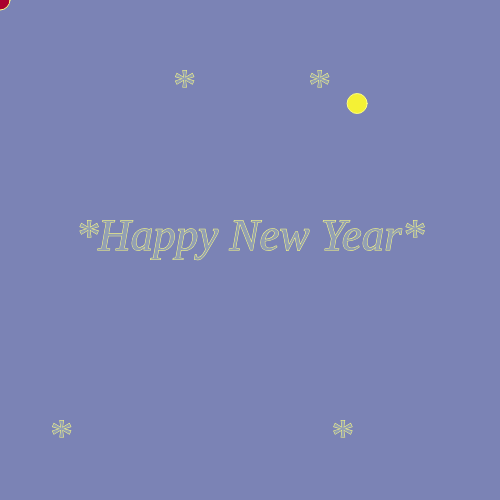
Frame 1 (no input)
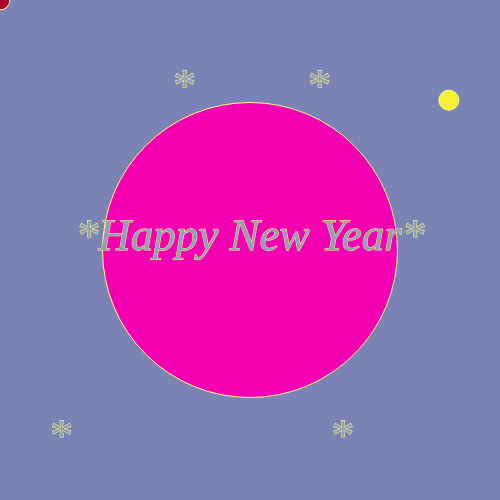
Frame 60 (no input)
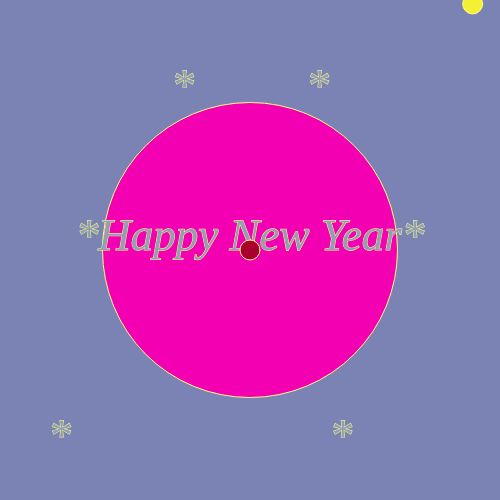
Frame 120 (the mouse pressed at the canvas centre since frame 60)

The p5.js sketch that drew these frames (run headless with seeded random() and noise() and a simulated clock; from frame 60 on, the mouse is pressed at the canvas centre):

// p5.js sketch
// ── sketch.js
var yellow1 = 0;


//The setup function only happens once
function setup() {
  createCanvas(500, 500); //create a 500px X 500px canvas

}
  

//The draw function happens over and over again
function draw() {
  background("#7B83B5"); //an RGB color for the canvas' background
  
  //circle
  
  fill("#F400B3");//hot pink fill
  ellipse(250,250,yellow1,yellow1);
  yellow1=yellow1+5;// increase the diameter of the elipse by 5px
  
  stroke(255,255,127) // an RGB color for the circle's border
  fill("#F4F135"); // an RGB color for the inside of the circle (the last number refers to transparency (min. 0, max. 255))
  ellipse(random(width),
          random(height),20,20); //select a random number between 0 and the width/height for the xand Y value.
  
  //text

  textSize(45);// 45px font
  fill("#929FB5");// silver fill
  textFont("georgia");// font family
  textStyle(ITALIC);// font style
  textAlign(CENTER);// position font
  text("*Happy New Year*",250,250);

  //circle

  fill("#AA002D");// red fill
  ellipse(mouseX,mouseY,20,20);

  //text

  textSize(45);// 45px font
  fill("#929FB5");//silver fill
  textFont("georgia");// font family
  textAlign(CENTER);// font position
  text("*          *",250,100);

  //text

  textSize(45);// 45px font
  fill("#929FB5");// silver font
  textFont("georgia");// font family
  textAlign(CENTER); // font position
  text("*                       *",200,450);


} 

//mouse pressed

function mousePressed(){
    if (yellow1 > 10){
     yellow1 = 0;
    }else{
    yellow1 = yellow1+5;// is called every time a mouse button is pressed
  }


    }
  
